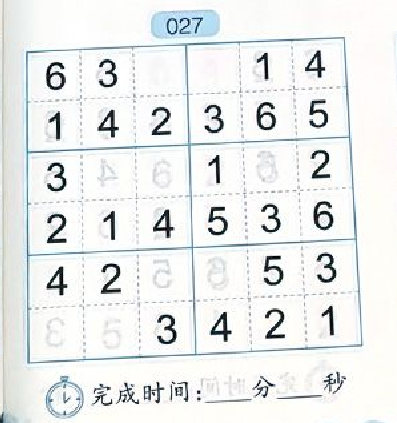
#> input picture shudu.png, 397 x 423 px
$ python gradients.py
#> lines starting #> are read from the running program, lines starting #| are printed output that depends on the picture
'''
图像梯度
https://docs.opencv.org/4.x/d5/d0f/tutorial_py_gradients.html
'''

import numpy as np
import cv2 as cv
from matplotlib import pyplot as plt

img = cv.imread('shudu.png', cv.IMREAD_GRAYSCALE)
#> img: shape (423, 397); min 0, max 255, mean 235.7

laplacian = cv.Laplacian(img,cv.CV_64F)
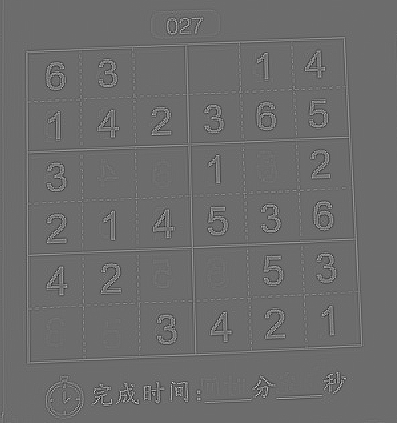
#> laplacian: shape (423, 397) float64; min -550, max 740, mean 0; drawn with min black and max white
# 1,0 表示在x方向求梯度 0,1 表示在y方向求梯度, ksize是Sobel算子的大小
sobelx = cv.Sobel(img,cv.CV_64F,1,0,ksize=5)
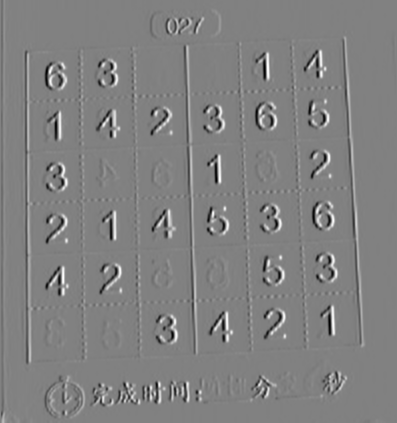
#> sobelx: shape (423, 397) float64; min -12126, max 11822, mean 7.9; drawn with min black and max white
sobely = cv.Sobel(img,cv.CV_64F,0,1,ksize=5)
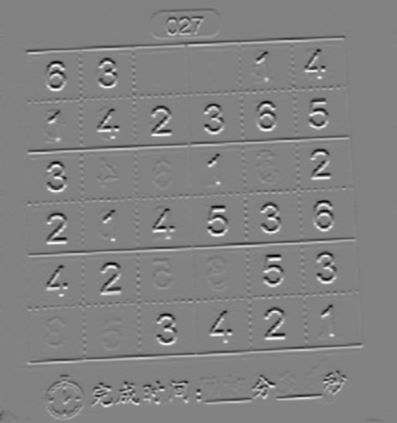
#> sobely: shape (423, 397) float64; min -12198, max 11714, mean -1.3; drawn with min black and max white

plt.subplot(2,2,1),plt.imshow(img,cmap = 'gray')
plt.title('Original'), plt.xticks([]), plt.yticks([])
plt.subplot(2,2,2),plt.imshow(laplacian,cmap = 'gray')
plt.title('Laplacian'), plt.xticks([]), plt.yticks([])
plt.subplot(2,2,3),plt.imshow(sobelx,cmap = 'gray')
plt.title('Sobel X'), plt.xticks([]), plt.yticks([])
plt.subplot(2,2,4),plt.imshow(sobely,cmap = 'gray')
plt.title('Sobel Y'), plt.xticks([]), plt.yticks([])
plt.show()
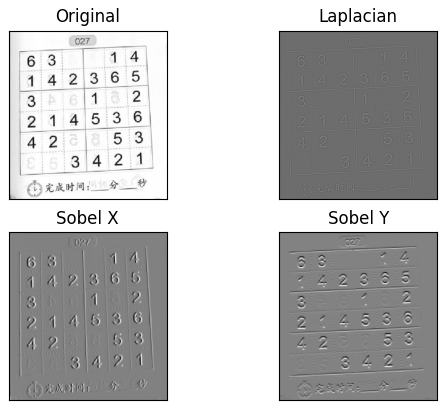
#> figure drawn by matplotlib, 4 panels
